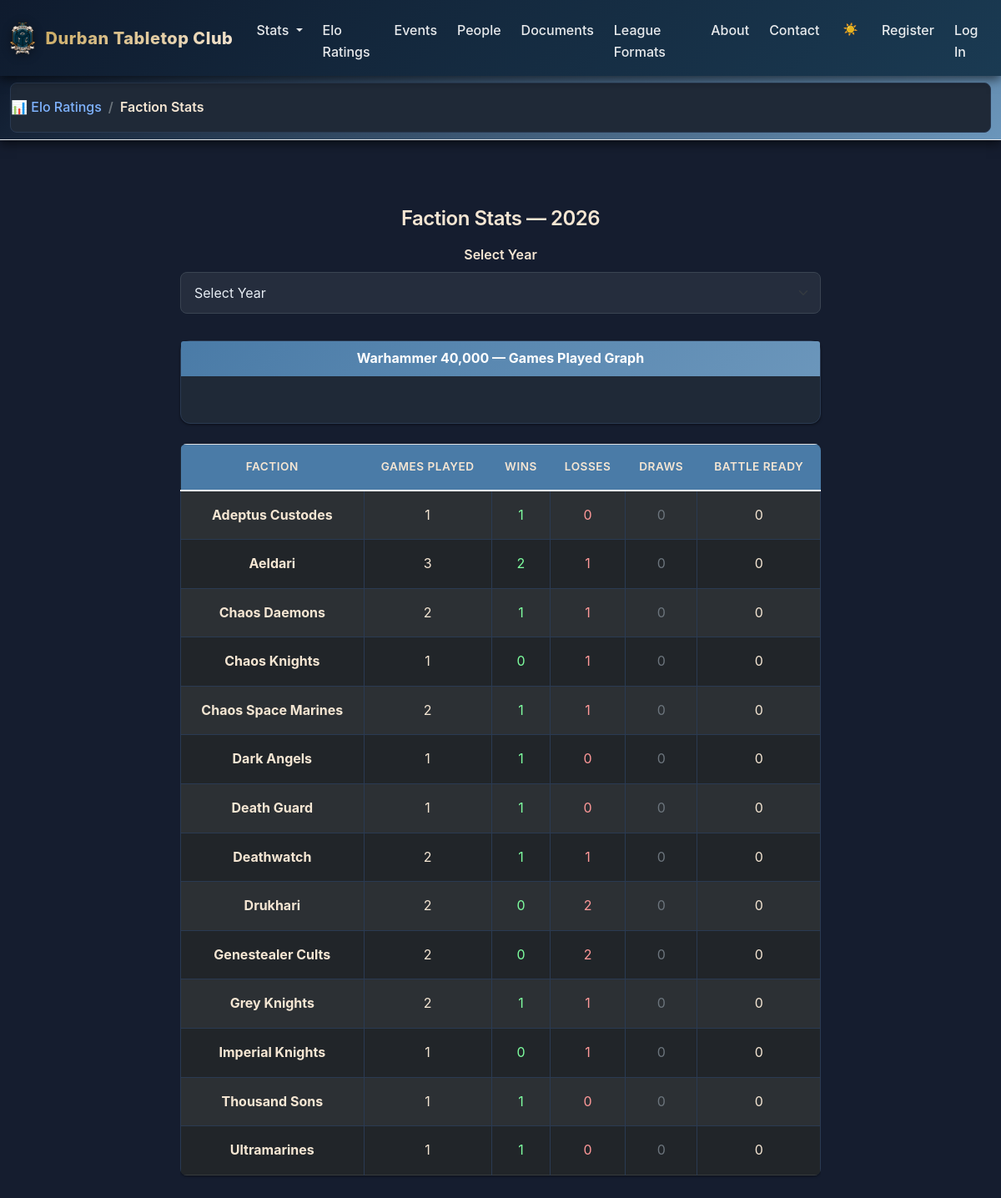
The page /factionstats on the database as committed earlier.
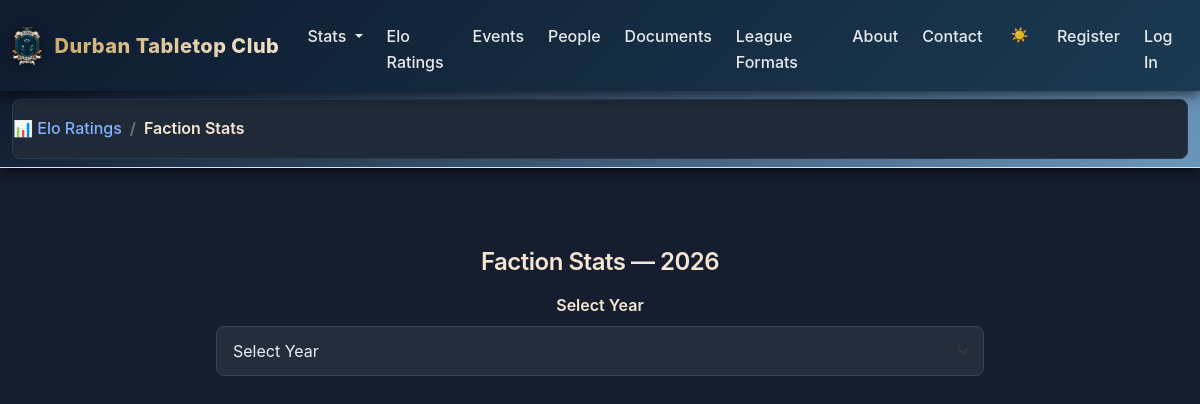
The same page on the database as committed later.
### tables this page shows
CREATE TABLE seasons (
    season_id          INTEGER PRIMARY KEY,
    name               TEXT NOT NULL,           -- e.g., "2026 League"
    year               INTEGER NOT NULL,
    start_date         TEXT NOT NULL,           -- ISO date
    end_date           TEXT NOT NULL,
    status             TEXT NOT NULL DEFAULT 'active'  -- 'active', 'archived'
);

CREATE TABLE game_participants (
    game_id            INTEGER NOT NULL,
    player_id          INTEGER NOT NULL,        -- users.user_id
    faction_id         INTEGER,                 -- nullable for systems without factions or unknown
    result             TEXT NOT NULL CHECK (result IN ('win','loss','draw')),
    painting_battle_ready INTEGER NOT NULL DEFAULT 0, -- 0/1
    score_raw          INTEGER,                 -- optional VP or mission score
    PRIMARY KEY (game_id, player_id),
    FOREIGN KEY (game_id) REFERENCES games(game_id) ON DELETE CASCADE,
    FOREIGN KEY (player_id) REFERENCES users(user_id) ON DELETE CASCADE,
    FOREIGN KEY (faction_id) REFERENCES factions(faction_id) ON DELETE SET NULL
);

CREATE TABLE systems (
    system_id          INTEGER PRIMARY KEY,
    "system_code"               TEXT NOT NULL UNIQUE,    -- e.g., 'AOS', '40K', 'BB', 'KT', 'TC', 'VW', 'SCABZ', 'SG', 'OLD', 'HH', 'OW', 'HIST'
    "system_name"               TEXT NOT NULL,
    category           TEXT NOT NULL CHECK (category IN ('AOS','40k','skirmish','mass_battle'))
);

CREATE TABLE factions (
    faction_id         INTEGER PRIMARY KEY,
    system_id          INTEGER NOT NULL,
    "faction_name"               TEXT NOT NULL,
    UNIQUE (system_id, "faction_name"),
    FOREIGN KEY (system_id) REFERENCES systems(system_id) ON DELETE CASCADE
);

### routes/stats.py (the view)
@stats_bp.route("/factionstats", methods=["GET", "POST"])
def factionstats():
    selected_year = CURRENT_YEAR()
    try:
        with sqlite3.connect('GPTLeague.db') as connection:
            connection.row_factory = sqlite3.Row
            cursor = connection.cursor()
            if request.method == "POST":
                selected_year = request.form.get("year")
                if selected_year != 'All':
                    selected_year = int(selected_year)
            if selected_year != 'All':
                start_date, end_date = season(selected_year)
            else:
                start_date = '0000-01-01'
                end_date = cursor.execute("SELECT DATE('now')").fetchone()[0]
            factions_stats = cursor.execute("""
                                            SELECT
                                                CASE
                                                WHEN gp.result = 'win' THEN 1
                                                WHEN gp.result = 'loss' THEN 0
                                                WHEN gp.result = 'draw' THEN 2
                                            END AS win,
                                            gp.faction_id AS faction,
                                            f.faction_id AS id,
                                            f.faction_name,
                                            s.system_name,
                                            gp.painting_battle_ready AS painted
                                            FROM game_participants gp
                                            JOIN factions f ON f.faction_id = gp.faction_id
                                            JOIN games g ON g.game_id = gp.game_id
                                            JOIN systems s ON s.system_id = f.system_id
                                            WHERE g.played_on >= ? AND g.played_on <= ?
                                            ORDER BY s.system_name, f.faction_name
                                        """, (start_date, end_date)).fetchall()
            factions = {}
            if factions_stats:
                for row in factions_stats:
                    system = row["system_name"]
                    faction = row["faction_name"]
                    if system not in factions:
                        factions[system] = {}
                    if faction not in factions[system]:
                        factions[system][faction] = {
                            "games": 0, "wins": 0, "losses": 0, "draws": 0, "battle_ready": 0
                        }
                    factions[system][faction]["games"] += 1
                    if row["painted"]:
                        factions[system][faction]["battle_ready"] += 1
                    if row["win"] == 1:
                        factions[system][faction]["wins"] += 1
                    elif row["win"] == 2:
                        factions[system][faction]["draws"] += 1
                    elif row["win"] == 0:
                        factions[system][faction]["losses"] += 1
            graphs = {}
            for system, system_factions in factions.items():
                labels = list(system_factions.keys())
                values = [f["games"] for f in system_factions.values()]
                fig = go.Figure(data=[go.Pie(labels=labels, values=values)])
                graphs[system] = json.dumps(fig, cls=plotly.utils.PlotlyJSONEncoder)
                logger.debug(f"Generated graph for system {system}")
            years_seasons = all_seasons()
            return render_template(
                "factionstats.html",
                 factions=factions,
                 graphs=graphs,
                 years=years_seasons,
                 selected_year=selected_year
                )
    except Exception as e:
        logger.error(f"Error in factionstats: {str(e)}")
        flash('An error occurred loading faction stats', 'warning')
        return apology("An error occurred loading faction stats", 400)

### templates/factionstats.html (shortened to what this page needs)
{% extends "layout.html" %}
{% block main %}
<div class="faction-stats-container">
    <h3 class="mb-3">Faction Stats — {{ selected_year }}</h3>
    <form id="year" action="/factionstats" method="POST" class="mb-4">
        <div class="mb-3">
            <label for="mySelect" class="form-label">Select Year</label>
            <select id="mySelect" name="year" class="form-select">
                <option disabled selected>Select Year</option>
            </select>
        </div>
    </form>
</div>
{% for system, system_factions in factions.items() %}
    <div class="faction-stats-container">
        <div class="card mb-4">
            <div class="card-header fw-bold">
                {{ system }} — Games Played Graph
            </div>
            <div class="card-body text-center">
            </div>
        </div>
        <div class="table-responsive mb-4">
            <table class="table table-dark table-striped table-hover table-bordered align-middle">
                <thead class="table-light">
                    <tr>
                        <th>Faction</th>
                        <th>Games Played</th>
                        <th>Wins</th>
                        <th>Losses</th>
                        <th>Draws</th>
                        <th>Battle Ready</th>
                    </tr>
                </thead>
                <tbody>
                    {% for faction, stats in system_factions.items() %}
                        <tr>
                            <td class="fw-bold">{{ faction }}</td>
                            <td>{{ stats.games }}</td>
                            <td class="text-success">{{ stats.wins }}</td>
                            <td class="text-danger">{{ stats.losses }}</td>
                            <td class="text-secondary">{{ stats.draws }}</td>
                            <td>{{ stats.battle_ready }}</td>
                        </tr>
                    {% endfor %}
                </tbody>
            </table>
        </div>
    </div>
{% endfor %}
{% endblock %}

Rows that differ between the two databases and show on the page:
removed game_participants: system_name "Warhammer 40,000", faction_name "Adeptus Custodes", games "1", wins "1", losses "0", draws "0", battle_ready "0"
removed game_participants: faction_name "Aeldari", games "3", wins "2", losses "1", draws "0", battle_ready "0", shown under "Warhammer 40,000"
removed game_participants: faction_name "Chaos Daemons", games "2", wins "1", losses "1", draws "0", battle_ready "0", shown under "Warhammer 40,000"
removed game_participants: faction_name "Chaos Knights", games "1", wins "0", losses "1", draws "0", battle_ready "0", shown under "Warhammer 40,000"
removed game_participants: faction_name "Chaos Space Marines", games "2", wins "1", losses "1", draws "0", battle_ready "0", shown under "Warhammer 40,000"
removed game_participants: faction_name "Dark Angels", games "1", wins "1", losses "0", draws "0", battle_ready "0", shown under "Warhammer 40,000"
removed game_participants: faction_name "Death Guard", games "1", wins "1", losses "0", draws "0", battle_ready "0", shown under "Warhammer 40,000"
removed game_participants: faction_name "Deathwatch", games "2", wins "1", losses "1", draws "0", battle_ready "0", shown under "Warhammer 40,000"
removed game_participants: faction_name "Drukhari", games "2", wins "0", losses "2", draws "0", battle_ready "0", shown under "Warhammer 40,000"
removed game_participants: faction_name "Genestealer Cults", games "2", wins "0", losses "2", draws "0", battle_ready "0", shown under "Warhammer 40,000"
removed game_participants: faction_name "Grey Knights", games "2", wins "1", losses "1", draws "0", battle_ready "0", shown under "Warhammer 40,000"
removed game_participants: faction_name "Imperial Knights", games "1", wins "0", losses "1", draws "0", battle_ready "0", shown under "Warhammer 40,000"
removed game_participants: faction_name "Thousand Sons", games "1", wins "1", losses "0", draws "0", battle_ready "0", shown under "Warhammer 40,000"
removed game_participants: faction_name "Ultramarines", games "1", wins "1", losses "0", draws "0", battle_ready "0", shown under "Warhammer 40,000"
